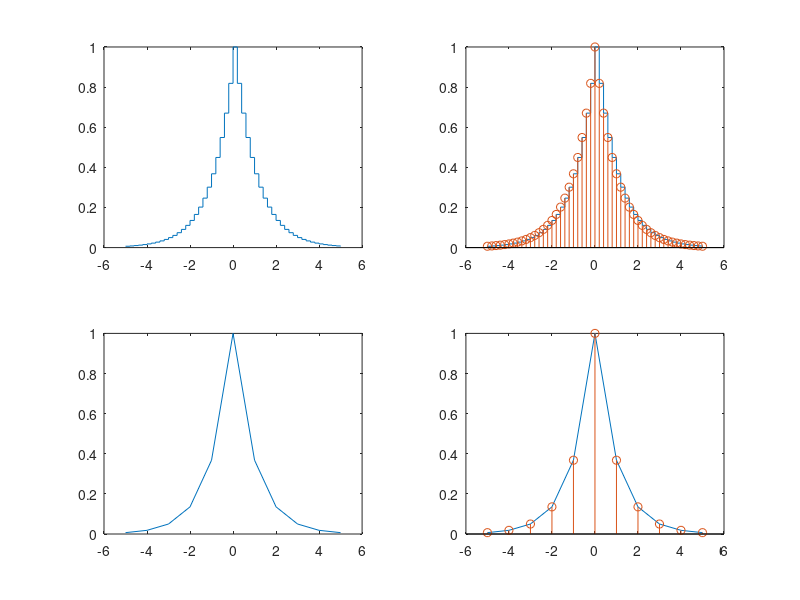

MATLAB code for this plot:
% Ex3_23

Ts = 0.0002;
n = -25:1:25;
nTs = n * Ts;
x = exp(-1000 * abs(nTs));

subplot(2, 2, 1); stairs(nTs * 1000, x);
subplot(2, 2, 2); stairs(nTs * 1000, x); hold on;
stem(n * Ts * 1000, x); hold off;

Ts = 0.001;
n = -5:5;
nTs = n * Ts;
x = exp(-1000 * abs(nTs));

subplot(2, 2, 3); plot(nTs * 1000, x);
subplot(2, 2, 4); plot(nTs * 1000, x); hold on;
stem(n * Ts * 1000, x); hold off;
